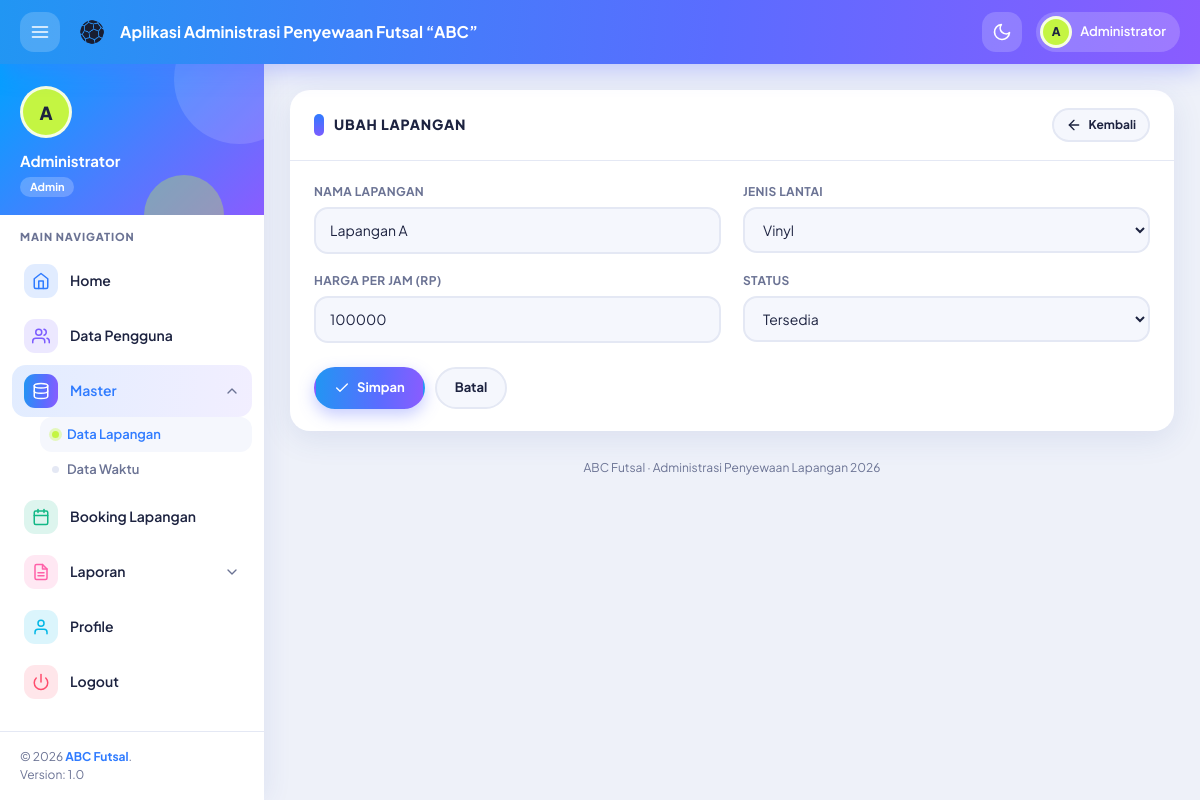
The app's page /index.php?page=lapangan&aksi=ubah&id=1 (signed in) with its own data.
### tables this page shows
CREATE TABLE `lapangan` (
  `id_lapangan` int(11) NOT NULL,
  `nama_lapangan` varchar(50) NOT NULL,
  `jenis_lantai` varchar(30) NOT NULL DEFAULT 'Vinyl',
  `harga_per_jam` int(11) NOT NULL DEFAULT 0,
  `status` enum('Tersedia','Perbaikan') NOT NULL DEFAULT 'Tersedia'
);

### page/lapangan/ubah.php (called while the page is built, shortened)
<?php
$id = (int)($_GET['id'] ?? 0);
$row = db_one("SELECT * FROM lapangan WHERE id_lapangan = ?", [$id]);
$d = [
    'nama_lapangan' => $row['nama_lapangan'],
    'jenis_lantai' => $row['jenis_lantai'],
    'harga_per_jam' => (string)$row['harga_per_jam'],
    'status' => $row['status'],
];
$judul_form = 'UBAH LAPANGAN';
include __DIR__ . '/_form.php';

### page/lapangan/_form.php (the view, shortened to what this page needs)
<div class="card">
    <div class="header">
        <h2><?= e($judul_form) ?></h2>
        <div class="header-actions"><a class="btn btn-light btn-sm" href="?page=lapangan"><?= ikon('back') ?> Kembali</a></div>
    </div>
    <div class="body">
        <form method="post" autocomplete="off">
            <div class="form-grid">
                <div class="form-group">
                    <label for="nama_lapangan">Nama Lapangan</label>
                    <input class="form-control" id="nama_lapangan" name="nama_lapangan" value="<?= e($d['nama_lapangan']) ?>" placeholder="Contoh: Lapangan A" required>
                </div>
                <div class="form-group">
                    <label for="jenis_lantai">Jenis Lantai</label>
                    <select class="form-control" id="jenis_lantai" name="jenis_lantai">
                        <?php foreach (['Vinyl', 'Sintetis', 'Parquet', 'Semen'] as $j): ?>
                            <option <?= $d['jenis_lantai'] === $j ? 'selected' : '' ?>><?= $j ?></option>
                        <?php endforeach; ?>
                    </select>
                </div>
                <div class="form-group">
                    <label for="harga_per_jam">Harga per Jam (Rp)</label>
                    <input class="form-control" type="number" min="0" step="1000" id="harga_per_jam" name="harga_per_jam" value="<?= e($d['harga_per_jam']) ?>" required>
                </div>
                <div class="form-group">
                    <label for="status">Status</label>
                    <select class="form-control" id="status" name="status">
                        <option <?= $d['status'] === 'Tersedia' ? 'selected' : '' ?>>Tersedia</option>
                    </select>
                </div>
            </div>
            <div class="form-actions">
                <button class="btn btn-primary" type="submit"><?= ikon('check') ?> Simpan</button>
                <a class="btn btn-light" href="?page=lapangan">Batal</a>
            </div>
        </form>
    </div>
</div>

### css/style.css (style rules this page uses)
:root { --bg: #eef1f9; --card: #ffffff; --text: #1d2340; --muted: #6b7394; --line: #e4e8f4; --side: #ffffff; --primary: #2f7bff; --primary-2: #7c5cff; --lime: #c4f542; --pink: #ff5fa8; --ok: #12b886; --warn: #ffb020; --danger: #ff4d6d; --soft: #f5f7fd; --shadow: 0 8px 30px rgba(47, 80, 160, 0.1); --radius: 20px; --nav-h: 64px; --side-w: 264px; --grad: linear-gradient(95deg, #2196f3 0%, #5b6cff 60%, #8a5cff 100%); }
* { box-sizing: border-box; }
html { scroll-behavior: smooth; }
body { margin: 0; font-family: "Plus Jakarta Sans", "Segoe UI", system-ui, -apple-system, Roboto, sans-serif; font-size: 14px; line-height: 1.5; color: var(--text); background: var(--bg); -webkit-font-smoothing: antialiased; }
a { color: var(--primary); text-decoration: none; }
h1, h2, h3, h4 { margin: 0; line-height: 1.25; }
.card { background: var(--card); border-radius: var(--radius); box-shadow: var(--shadow); margin-bottom: 22px; overflow: hidden; }
.card > .header { display: flex; align-items: center; justify-content: space-between; gap: 12px; flex-wrap: wrap; padding: 18px 24px; border-bottom: 1px solid var(--line); }
.card > .header h2 { font-size: 14px; font-weight: 800; letter-spacing: 0.06em; text-transform: uppercase; color: var(--text); display: flex; align-items: center; gap: 10px; }
.card > .header h2::before { content: ""; width: 10px; height: 22px; border-radius: 6px; background: linear-gradient(var(--primary), var(--primary-2)); }
.card > .body { padding: 22px 24px; }
.header-actions { display: flex; gap: 8px; flex-wrap: wrap; }
.btn { display: inline-flex; align-items: center; justify-content: center; gap: 7px; padding: 9px 18px; border-radius: 99px; border: 2px solid transparent; cursor: pointer; font: inherit; font-weight: 700; font-size: 13px; color: #fff; background: var(--primary); transition: transform 0.15s, box-shadow 0.2s, filter 0.2s; }
.btn-primary { background: var(--grad); box-shadow: 0 6px 16px rgba(91, 108, 255, 0.35); color: #fff; }
.btn-light { background: var(--soft); color: var(--text); border-color: var(--line); }
.btn-sm { padding: 6px 12px; font-size: 12px; }
.form-grid { display: grid; grid-template-columns: repeat(2, 1fr); gap: 18px 22px; }
.form-group { display: flex; flex-direction: column; gap: 6px; }
.form-group label { font-weight: 700; font-size: 12px; color: var(--muted); letter-spacing: 0.03em; text-transform: uppercase; }
.form-control { width: 100%; padding: 11px 14px; border-radius: 14px; border: 2px solid var(--line); background: var(--soft); color: var(--text); font: inherit; font-size: 14px; outline: none; transition: border-color 0.2s, box-shadow 0.2s, background 0.2s; }
.form-actions { display: flex; gap: 10px; margin-top: 24px; flex-wrap: wrap; }

### records on screen
lapangan: nama_lapangan "Lapangan A", jenis_lantai "Vinyl", harga_per_jam "100000", status "Tersedia"

### other values on screen
inisial($user['nama']) "A"
$user['nama'] "Administrator"
$user['level'] "Admin"
$judul_form "UBAH LAPANGAN"
